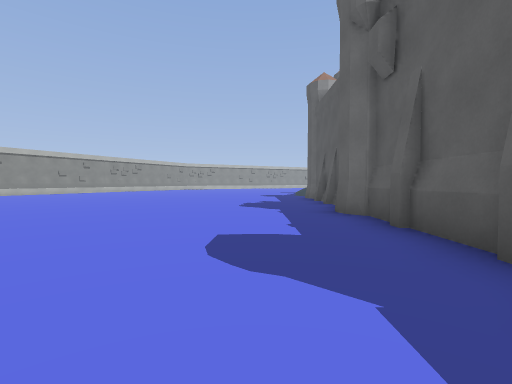
View 1 (above)

17 first-person views from a walk through a level from a Godot 3-D game. The camera is 1.2 m above the floor, tilts 2° down and sees 85° across. The floor is counted in squares, 2 m on a side. Each view is taken from the middle of a square. On the plan, view 1 faces up. The plan holds only what a view shows up to about 9 squares ahead; the rest is blank. The place goes on beyond the plan. Some surface patterns are stand-ins.

View 2
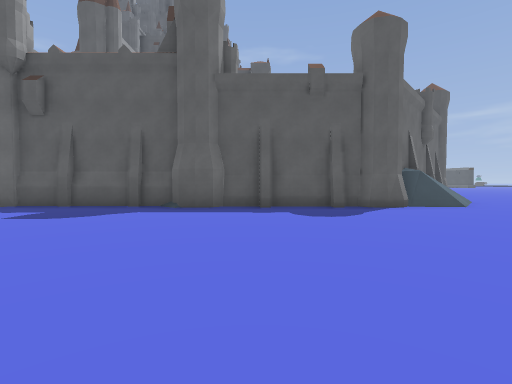

View 3
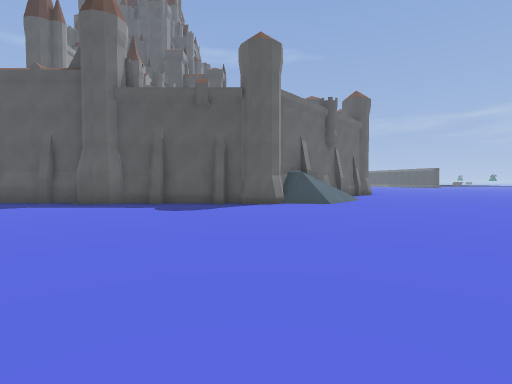

View 4
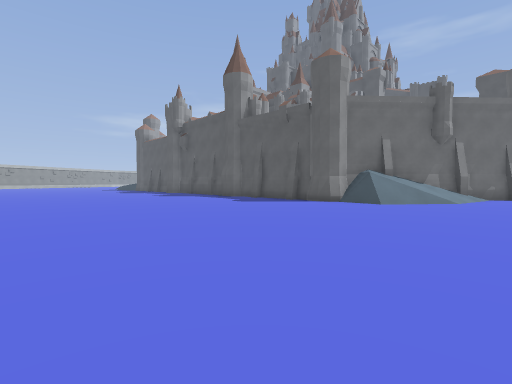

View 5
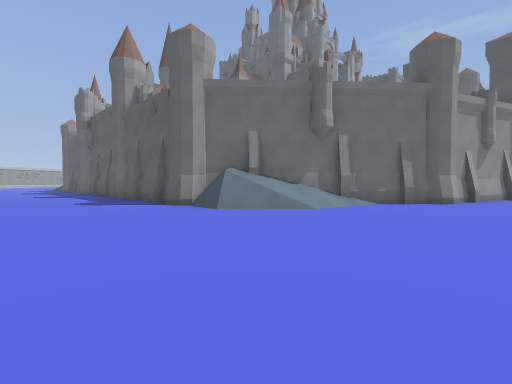

View 6
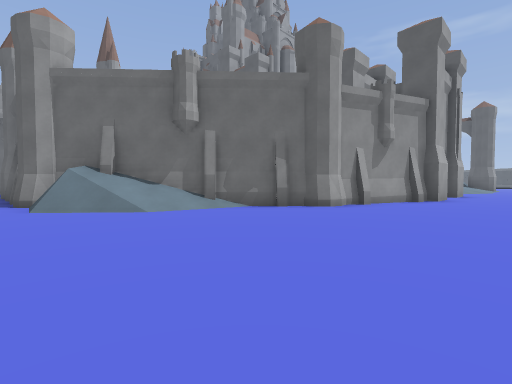

View 7
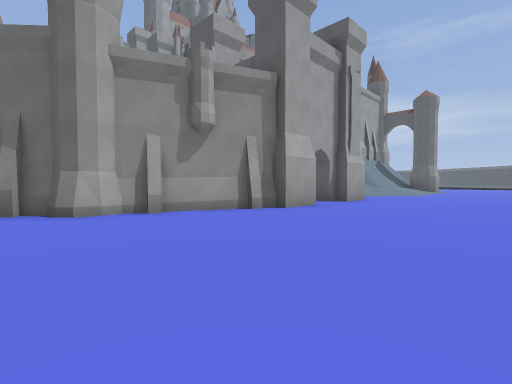

View 8
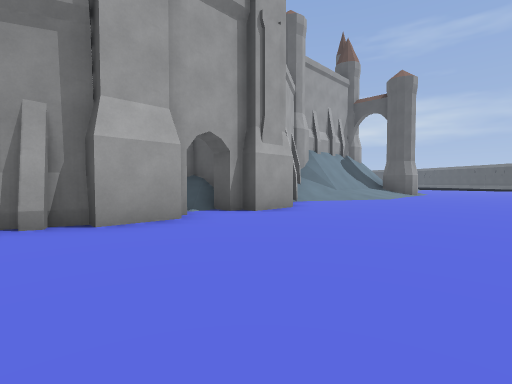

View 9
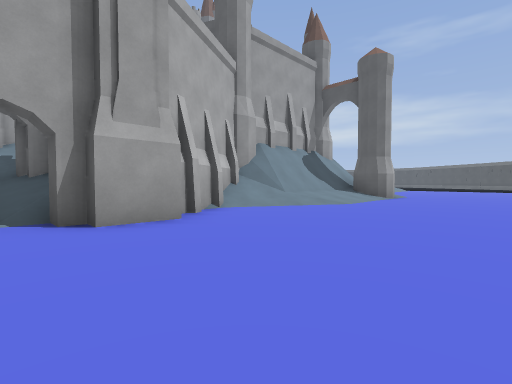

View 10
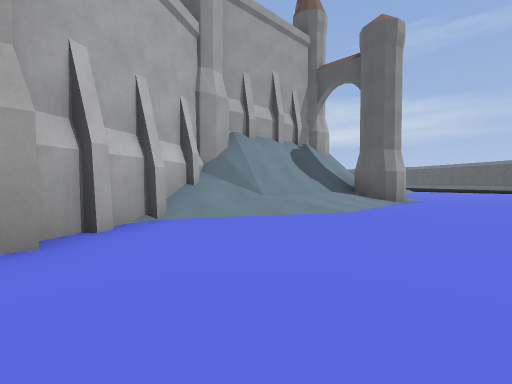

View 11
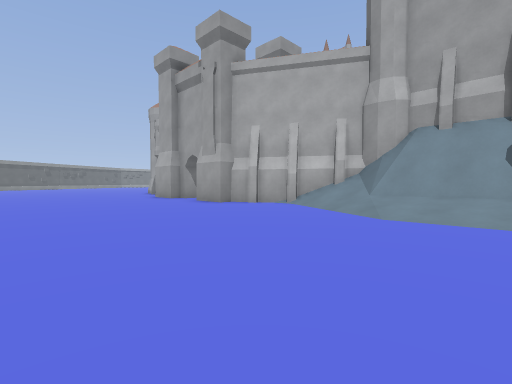

View 12
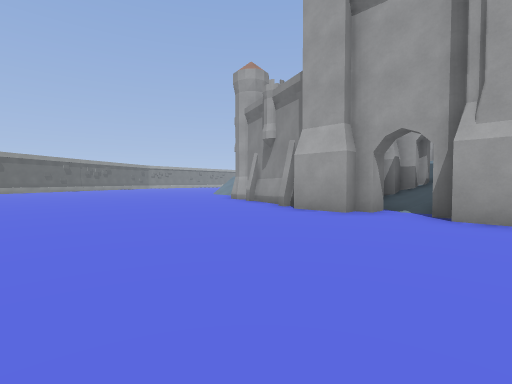

View 13
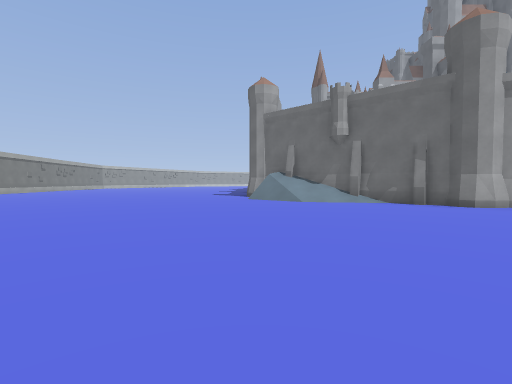

View 14
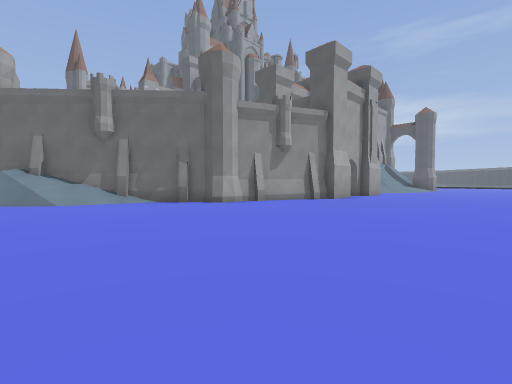

View 15
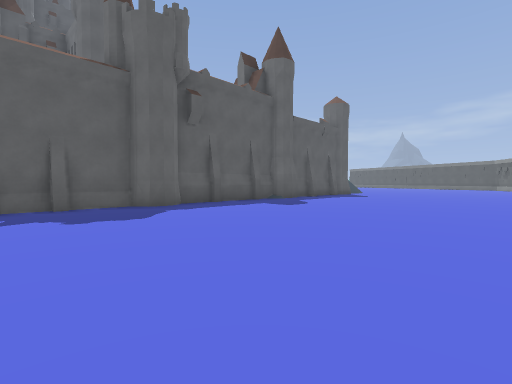

View 16
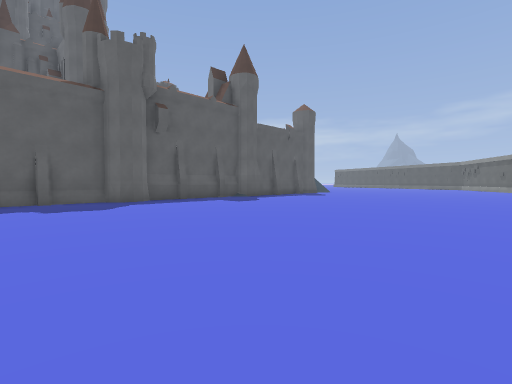

View 17
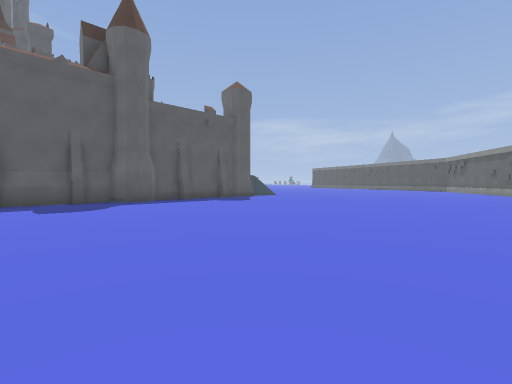

### Floor plan
Key: @ floor where view 1 was taken; # wall or solid block; . floor; / step, stairs or slope.
Columns run from 7 left of view 1 to 23 right of it. Each row starts with its distance up from view 1.
  9 .........#
  8 .........##
  7 ..........#
  6 .........##
  5 .........#
  4 .........#
  3 .........#
  2 .........#
  1 .........#
  0 .......@.#
 -1 .........#
 -2 .........#
 -3 .........#
 -4 .........#
 -5 .........###
 -6  ........//##
 -7  .........//##     ###
 -8  ............##    #/##
 -9  .............#### #//#########
-10    ..............###/###.//////
-11     ..............##.##....////
-12      ..........................
-13       .........................
-14        ........................
-15         ......................
-16          .....................

Positions as (right, up) in squares from view 1, and headings:
1: (0, 0), facing up
2: (-5, -1), facing right
3: (-6, -4), facing right
4: (-6, -9), facing up-right
5: (-2, -11), facing up-right
6: (1, -13), facing up-right
7: (6, -15), facing up-right
8: (10, -15), facing up-right
9: (13, -15), facing up-right
10: (15, -14), facing up-right
11: (22, -16), facing up-left
12: (15, -16), facing up-left
13: (2, -16), facing up
14: (2, -16), facing up-right
15: (-5, 9), facing down-right
16: (-7, 9), facing down-right
17: (-7, 4), facing down-right
